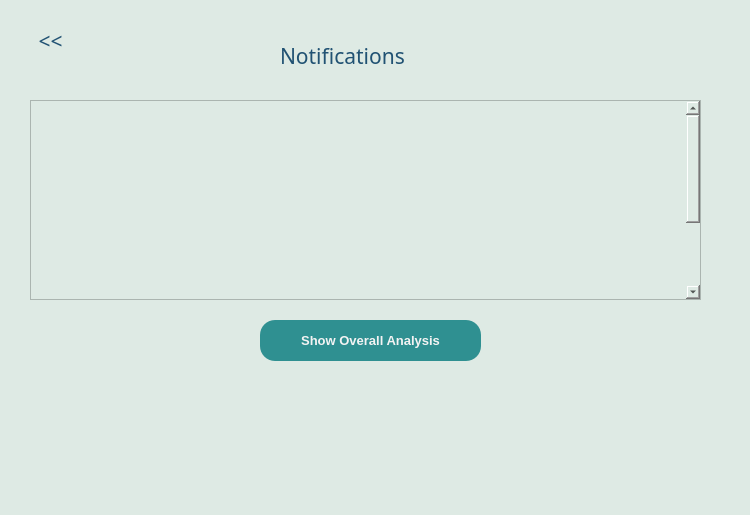
<?xml version="1.0" encoding="UTF-8"?>
<ui version="4.0">
 <class>MainWindow</class>
 <widget class="QMainWindow" name="MainWindow">
  <property name="geometry">
   <rect>
    <x>0</x>
    <y>0</y>
    <width>750</width>
    <height>515</height>
   </rect>
  </property>
  <property name="windowTitle">
   <string>Notifications</string>
  </property>
  <property name="styleSheet">
   <string notr="true">background-color: rgb(222, 234, 228);</string>
  </property>
  <widget class="QWidget" name="centralwidget">
   <widget class="QLabel" name="Notify_label">
    <property name="geometry">
     <rect>
      <x>280</x>
      <y>40</y>
      <width>181</width>
      <height>31</height>
     </rect>
    </property>
    <property name="font">
     <font>
      <family>Montserrat SemiBold</family>
      <pointsize>16</pointsize>
      <weight>7</weight>
      <italic>false</italic>
      <bold>false</bold>
     </font>
    </property>
    <property name="styleSheet">
     <string notr="true">color: rgb(33, 82, 115);
font: 63 16pt &quot;Montserrat SemiBold&quot;;</string>
    </property>
    <property name="text">
     <string>Notifications</string>
    </property>
   </widget>
   <widget class="QPushButton" name="show_overall_btn">
    <property name="geometry">
     <rect>
      <x>260</x>
      <y>320</y>
      <width>221</width>
      <height>41</height>
     </rect>
    </property>
    <property name="font">
     <font>
      <pointsize>10</pointsize>
      <weight>75</weight>
      <bold>true</bold>
     </font>
    </property>
    <property name="styleSheet">
     <string notr="true">background-color: rgb(47, 144, 145);
color: rgb(243, 243, 243);
 border-radius: 15px;</string>
    </property>
    <property name="text">
     <string>Show Overall Analysis</string>
    </property>
   </widget>
   <widget class="QPushButton" name="back_btn">
    <property name="geometry">
     <rect>
      <x>10</x>
      <y>10</y>
      <width>81</width>
      <height>61</height>
     </rect>
    </property>
    <property name="font">
     <font>
      <family>Montserrat ExtraBold</family>
      <pointsize>16</pointsize>
      <weight>10</weight>
      <italic>false</italic>
      <bold>false</bold>
     </font>
    </property>
    <property name="styleSheet">
     <string notr="true">background-color: rgb(222, 234, 228);
font: 81 16pt &quot;Montserrat ExtraBold&quot;;
color: rgb(33, 82, 115);
 border-radius: 15px;</string>
    </property>
    <property name="text">
     <string>&lt;&lt;</string>
    </property>
   </widget>
   <widget class="QScrollArea" name="scrollArea">
    <property name="geometry">
     <rect>
      <x>30</x>
      <y>100</y>
      <width>671</width>
      <height>200</height>
     </rect>
    </property>
    <property name="sizePolicy">
     <sizepolicy hsizetype="Expanding" vsizetype="Expanding">
      <horstretch>0</horstretch>
      <verstretch>0</verstretch>
     </sizepolicy>
    </property>
    <property name="minimumSize">
     <size>
      <width>0</width>
      <height>151</height>
     </size>
    </property>
    <property name="verticalScrollBarPolicy">
     <enum>Qt::ScrollBarAlwaysOn</enum>
    </property>
    <property name="horizontalScrollBarPolicy">
     <enum>Qt::ScrollBarAsNeeded</enum>
    </property>
    <property name="sizeAdjustPolicy">
     <enum>QAbstractScrollArea::AdjustToContents</enum>
    </property>
    <property name="widgetResizable">
     <bool>false</bool>
    </property>
    <widget class="QWidget" name="scrollAreaWidgetContents">
     <property name="geometry">
      <rect>
       <x>0</x>
       <y>0</y>
       <width>618</width>
       <height>310</height>
      </rect>
     </property>
    </widget>
   </widget>
   <widget class="QLabel" name="c8">
    <property name="geometry">
     <rect>
      <x>640</x>
      <y>-30</y>
      <width>151</width>
      <height>141</height>
     </rect>
    </property>
    <property name="styleSheet">
     <string notr="true"/>
    </property>
    <property name="text">
     <string/>
    </property>
    <property name="pixmap">
     <pixmap>rings2.svg</pixmap>
    </property>
    <property name="scaledContents">
     <bool>true</bool>
    </property>
   </widget>
   <widget class="QLabel" name="c7">
    <property name="geometry">
     <rect>
      <x>-110</x>
      <y>360</y>
      <width>261</width>
      <height>251</height>
     </rect>
    </property>
    <property name="styleSheet">
     <string notr="true"/>
    </property>
    <property name="text">
     <string/>
    </property>
    <property name="pixmap">
     <pixmap>rings1.svg</pixmap>
    </property>
    <property name="scaledContents">
     <bool>true</bool>
    </property>
   </widget>
   <widget class="QLabel" name="label">
    <property name="geometry">
     <rect>
      <x>530</x>
      <y>350</y>
      <width>251</width>
      <height>221</height>
     </rect>
    </property>
    <property name="text">
     <string/>
    </property>
    <property name="pixmap">
     <pixmap>rings1.svg</pixmap>
    </property>
   </widget>
   <zorder>c8</zorder>
   <zorder>scrollArea</zorder>
   <zorder>Notify_label</zorder>
   <zorder>show_overall_btn</zorder>
   <zorder>back_btn</zorder>
   <zorder>c7</zorder>
   <zorder>label</zorder>
  </widget>
  <widget class="QMenuBar" name="menubar">
   <property name="geometry">
    <rect>
     <x>0</x>
     <y>0</y>
     <width>750</width>
     <height>26</height>
    </rect>
   </property>
  </widget>
  <widget class="QStatusBar" name="statusbar"/>
 </widget>
 <resources>
  <include location="app_images/circle2.qrc"/>
 </resources>
 <connections/>
</ui>
